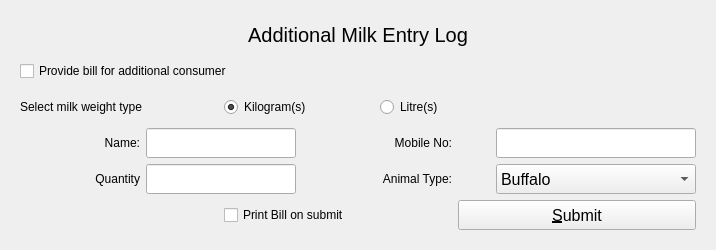
<?xml version="1.0" encoding="UTF-8"?>
<ui version="4.0">
 <class>AdditionalCustomer</class>
 <widget class="QWidget" name="AdditionalCustomer">
  <property name="geometry">
   <rect>
    <x>0</x>
    <y>0</y>
    <width>716</width>
    <height>246</height>
   </rect>
  </property>
  <property name="windowTitle">
   <string>Additional Milk Entry Log</string>
  </property>
  <layout class="QGridLayout" name="gridLayout">
   <item row="0" column="0">
    <widget class="QWidget" name="widget" native="true">
     <layout class="QGridLayout" name="gridLayout_2">
      <item row="0" column="0" colspan="7">
       <widget class="QLabel" name="label">
        <property name="sizePolicy">
         <sizepolicy hsizetype="Preferred" vsizetype="Fixed">
          <horstretch>0</horstretch>
          <verstretch>0</verstretch>
         </sizepolicy>
        </property>
        <property name="minimumSize">
         <size>
          <width>0</width>
          <height>30</height>
         </size>
        </property>
        <property name="maximumSize">
         <size>
          <width>16777215</width>
          <height>30</height>
         </size>
        </property>
        <property name="font">
         <font>
          <pointsize>15</pointsize>
         </font>
        </property>
        <property name="text">
         <string>Additional Milk Entry Log</string>
        </property>
        <property name="alignment">
         <set>Qt::AlignCenter</set>
        </property>
        <property name="wordWrap">
         <bool>true</bool>
        </property>
       </widget>
      </item>
      <item row="1" column="0" colspan="7">
       <widget class="QCheckBox" name="addBox">
        <property name="sizePolicy">
         <sizepolicy hsizetype="Preferred" vsizetype="Fixed">
          <horstretch>0</horstretch>
          <verstretch>0</verstretch>
         </sizepolicy>
        </property>
        <property name="minimumSize">
         <size>
          <width>0</width>
          <height>30</height>
         </size>
        </property>
        <property name="maximumSize">
         <size>
          <width>16777215</width>
          <height>30</height>
         </size>
        </property>
        <property name="cursor">
         <cursorShape>PointingHandCursor</cursorShape>
        </property>
        <property name="text">
         <string>Provide bill for additional consumer</string>
        </property>
        <property name="tristate">
         <bool>false</bool>
        </property>
       </widget>
      </item>
      <item row="2" column="0" colspan="2">
       <widget class="QLabel" name="pMilkRateLabel">
        <property name="sizePolicy">
         <sizepolicy hsizetype="Preferred" vsizetype="Fixed">
          <horstretch>0</horstretch>
          <verstretch>0</verstretch>
         </sizepolicy>
        </property>
        <property name="minimumSize">
         <size>
          <width>150</width>
          <height>30</height>
         </size>
        </property>
        <property name="maximumSize">
         <size>
          <width>16777215</width>
          <height>30</height>
         </size>
        </property>
        <property name="text">
         <string>Select milk weight type</string>
        </property>
        <property name="alignment">
         <set>Qt::AlignLeading|Qt::AlignLeft|Qt::AlignVCenter</set>
        </property>
        <property name="wordWrap">
         <bool>true</bool>
        </property>
       </widget>
      </item>
      <item row="2" column="2" colspan="2">
       <widget class="QRadioButton" name="kgButton">
        <property name="sizePolicy">
         <sizepolicy hsizetype="Preferred" vsizetype="Fixed">
          <horstretch>0</horstretch>
          <verstretch>0</verstretch>
         </sizepolicy>
        </property>
        <property name="minimumSize">
         <size>
          <width>0</width>
          <height>30</height>
         </size>
        </property>
        <property name="maximumSize">
         <size>
          <width>16777215</width>
          <height>30</height>
         </size>
        </property>
        <property name="cursor">
         <cursorShape>PointingHandCursor</cursorShape>
        </property>
        <property name="text">
         <string>Kilogram(s)</string>
        </property>
        <property name="checked">
         <bool>true</bool>
        </property>
       </widget>
      </item>
      <item row="2" column="4" colspan="2">
       <widget class="QRadioButton" name="litButton">
        <property name="sizePolicy">
         <sizepolicy hsizetype="Preferred" vsizetype="Fixed">
          <horstretch>0</horstretch>
          <verstretch>0</verstretch>
         </sizepolicy>
        </property>
        <property name="minimumSize">
         <size>
          <width>0</width>
          <height>30</height>
         </size>
        </property>
        <property name="maximumSize">
         <size>
          <width>16777215</width>
          <height>30</height>
         </size>
        </property>
        <property name="cursor">
         <cursorShape>PointingHandCursor</cursorShape>
        </property>
        <property name="text">
         <string>Litre(s)</string>
        </property>
        <property name="checked">
         <bool>false</bool>
        </property>
       </widget>
      </item>
      <item row="3" column="0">
       <widget class="QLabel" name="nameLabel">
        <property name="sizePolicy">
         <sizepolicy hsizetype="Preferred" vsizetype="Fixed">
          <horstretch>0</horstretch>
          <verstretch>0</verstretch>
         </sizepolicy>
        </property>
        <property name="minimumSize">
         <size>
          <width>120</width>
          <height>30</height>
         </size>
        </property>
        <property name="maximumSize">
         <size>
          <width>120</width>
          <height>30</height>
         </size>
        </property>
        <property name="text">
         <string>Name:</string>
        </property>
        <property name="alignment">
         <set>Qt::AlignRight|Qt::AlignTrailing|Qt::AlignVCenter</set>
        </property>
        <property name="wordWrap">
         <bool>true</bool>
        </property>
       </widget>
      </item>
      <item row="3" column="1" colspan="2">
       <widget class="QLineEdit" name="nameEdit">
        <property name="sizePolicy">
         <sizepolicy hsizetype="Preferred" vsizetype="Fixed">
          <horstretch>0</horstretch>
          <verstretch>0</verstretch>
         </sizepolicy>
        </property>
        <property name="minimumSize">
         <size>
          <width>150</width>
          <height>30</height>
         </size>
        </property>
        <property name="maximumSize">
         <size>
          <width>16777215</width>
          <height>30</height>
         </size>
        </property>
        <property name="maxLength">
         <number>100</number>
        </property>
        <property name="alignment">
         <set>Qt::AlignCenter</set>
        </property>
       </widget>
      </item>
      <item row="3" column="3" colspan="2">
       <widget class="QLabel" name="mobLabel">
        <property name="sizePolicy">
         <sizepolicy hsizetype="Preferred" vsizetype="Fixed">
          <horstretch>0</horstretch>
          <verstretch>0</verstretch>
         </sizepolicy>
        </property>
        <property name="minimumSize">
         <size>
          <width>150</width>
          <height>30</height>
         </size>
        </property>
        <property name="maximumSize">
         <size>
          <width>16777215</width>
          <height>30</height>
         </size>
        </property>
        <property name="text">
         <string>Mobile No:</string>
        </property>
        <property name="alignment">
         <set>Qt::AlignRight|Qt::AlignTrailing|Qt::AlignVCenter</set>
        </property>
        <property name="wordWrap">
         <bool>true</bool>
        </property>
       </widget>
      </item>
      <item row="3" column="6">
       <widget class="QLineEdit" name="mobEdit">
        <property name="sizePolicy">
         <sizepolicy hsizetype="Preferred" vsizetype="Fixed">
          <horstretch>0</horstretch>
          <verstretch>0</verstretch>
         </sizepolicy>
        </property>
        <property name="minimumSize">
         <size>
          <width>200</width>
          <height>30</height>
         </size>
        </property>
        <property name="maximumSize">
         <size>
          <width>16777215</width>
          <height>30</height>
         </size>
        </property>
        <property name="maxLength">
         <number>100</number>
        </property>
        <property name="alignment">
         <set>Qt::AlignCenter</set>
        </property>
       </widget>
      </item>
      <item row="4" column="0">
       <widget class="QLabel" name="quantityLabel">
        <property name="sizePolicy">
         <sizepolicy hsizetype="Preferred" vsizetype="Fixed">
          <horstretch>0</horstretch>
          <verstretch>0</verstretch>
         </sizepolicy>
        </property>
        <property name="minimumSize">
         <size>
          <width>120</width>
          <height>30</height>
         </size>
        </property>
        <property name="maximumSize">
         <size>
          <width>120</width>
          <height>30</height>
         </size>
        </property>
        <property name="text">
         <string>Quantity</string>
        </property>
        <property name="alignment">
         <set>Qt::AlignRight|Qt::AlignTrailing|Qt::AlignVCenter</set>
        </property>
        <property name="wordWrap">
         <bool>true</bool>
        </property>
       </widget>
      </item>
      <item row="4" column="1" colspan="2">
       <widget class="QLineEdit" name="quantityEdit">
        <property name="sizePolicy">
         <sizepolicy hsizetype="Preferred" vsizetype="Fixed">
          <horstretch>0</horstretch>
          <verstretch>0</verstretch>
         </sizepolicy>
        </property>
        <property name="minimumSize">
         <size>
          <width>150</width>
          <height>30</height>
         </size>
        </property>
        <property name="maximumSize">
         <size>
          <width>16777215</width>
          <height>30</height>
         </size>
        </property>
        <property name="maxLength">
         <number>100</number>
        </property>
        <property name="alignment">
         <set>Qt::AlignCenter</set>
        </property>
       </widget>
      </item>
      <item row="4" column="3" colspan="2">
       <widget class="QLabel" name="animLabel">
        <property name="sizePolicy">
         <sizepolicy hsizetype="Preferred" vsizetype="Fixed">
          <horstretch>0</horstretch>
          <verstretch>0</verstretch>
         </sizepolicy>
        </property>
        <property name="minimumSize">
         <size>
          <width>150</width>
          <height>30</height>
         </size>
        </property>
        <property name="maximumSize">
         <size>
          <width>16777215</width>
          <height>30</height>
         </size>
        </property>
        <property name="text">
         <string>Animal Type:</string>
        </property>
        <property name="alignment">
         <set>Qt::AlignRight|Qt::AlignTrailing|Qt::AlignVCenter</set>
        </property>
        <property name="wordWrap">
         <bool>true</bool>
        </property>
       </widget>
      </item>
      <item row="4" column="6">
       <widget class="QComboBox" name="animalTypeBox">
        <property name="minimumSize">
         <size>
          <width>200</width>
          <height>30</height>
         </size>
        </property>
        <property name="maximumSize">
         <size>
          <width>16777215</width>
          <height>30</height>
         </size>
        </property>
        <property name="font">
         <font>
          <pointsize>12</pointsize>
         </font>
        </property>
        <property name="cursor">
         <cursorShape>PointingHandCursor</cursorShape>
        </property>
        <item>
         <property name="text">
          <string>Buffalo</string>
         </property>
        </item>
        <item>
         <property name="text">
          <string>Cow</string>
         </property>
        </item>
        <item>
         <property name="text">
          <string>Goat</string>
         </property>
        </item>
        <item>
         <property name="text">
          <string>Mix</string>
         </property>
        </item>
       </widget>
      </item>
      <item row="5" column="2" colspan="3">
       <widget class="QCheckBox" name="pBillBox">
        <property name="sizePolicy">
         <sizepolicy hsizetype="Preferred" vsizetype="Fixed">
          <horstretch>0</horstretch>
          <verstretch>0</verstretch>
         </sizepolicy>
        </property>
        <property name="minimumSize">
         <size>
          <width>0</width>
          <height>30</height>
         </size>
        </property>
        <property name="maximumSize">
         <size>
          <width>16777215</width>
          <height>30</height>
         </size>
        </property>
        <property name="cursor">
         <cursorShape>PointingHandCursor</cursorShape>
        </property>
        <property name="text">
         <string>Print Bill on submit</string>
        </property>
        <property name="tristate">
         <bool>false</bool>
        </property>
       </widget>
      </item>
      <item row="5" column="5" colspan="2">
       <widget class="QPushButton" name="SubmitButton">
        <property name="sizePolicy">
         <sizepolicy hsizetype="Preferred" vsizetype="Fixed">
          <horstretch>0</horstretch>
          <verstretch>0</verstretch>
         </sizepolicy>
        </property>
        <property name="minimumSize">
         <size>
          <width>0</width>
          <height>30</height>
         </size>
        </property>
        <property name="maximumSize">
         <size>
          <width>16777215</width>
          <height>30</height>
         </size>
        </property>
        <property name="font">
         <font>
          <pointsize>12</pointsize>
         </font>
        </property>
        <property name="cursor">
         <cursorShape>PointingHandCursor</cursorShape>
        </property>
        <property name="text">
         <string>&amp;Submit</string>
        </property>
       </widget>
      </item>
     </layout>
    </widget>
   </item>
  </layout>
 </widget>
 <resources/>
 <connections/>
</ui>
